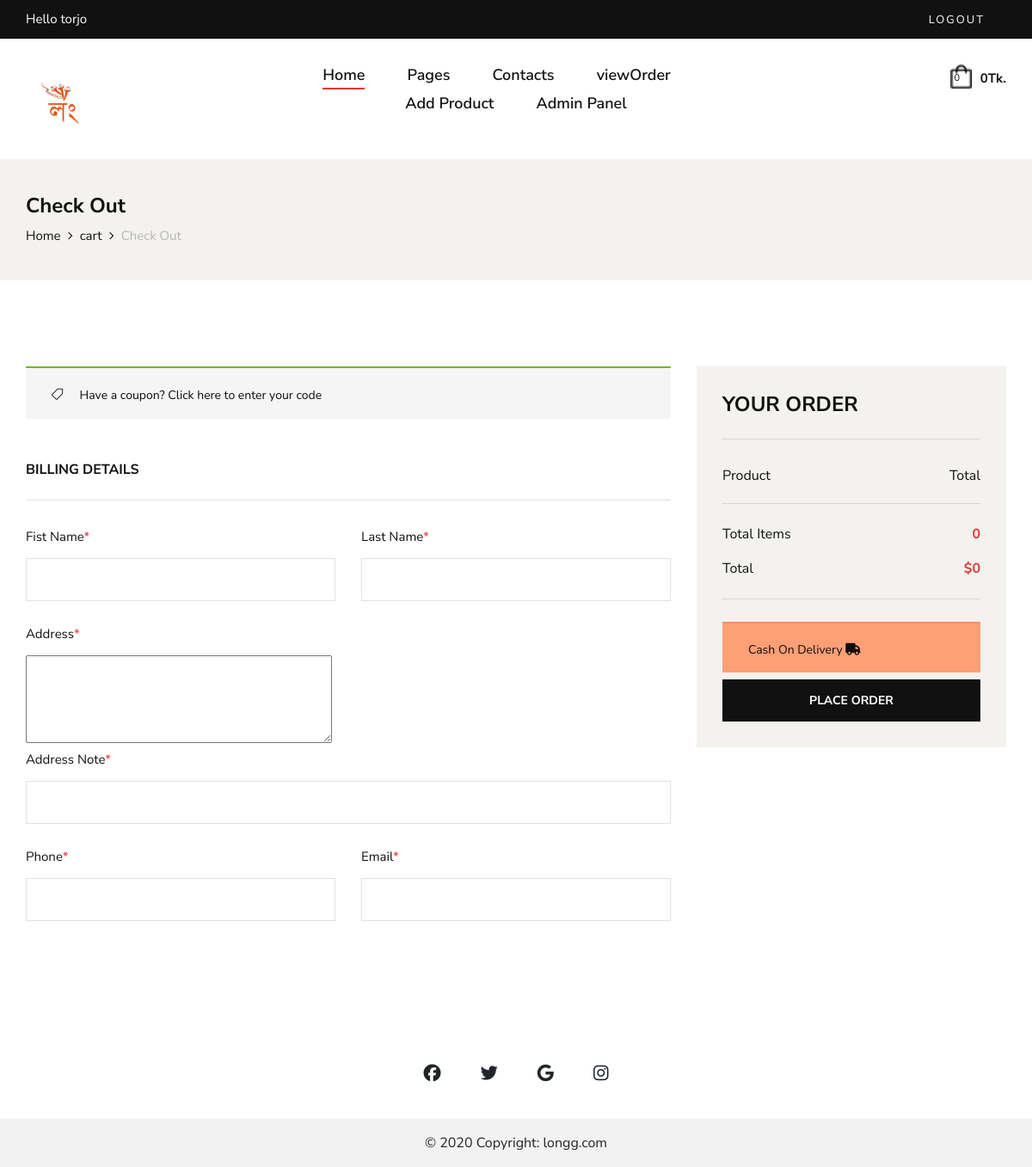
/checkout/ (signed in), run on an earlier commit of the app's database.
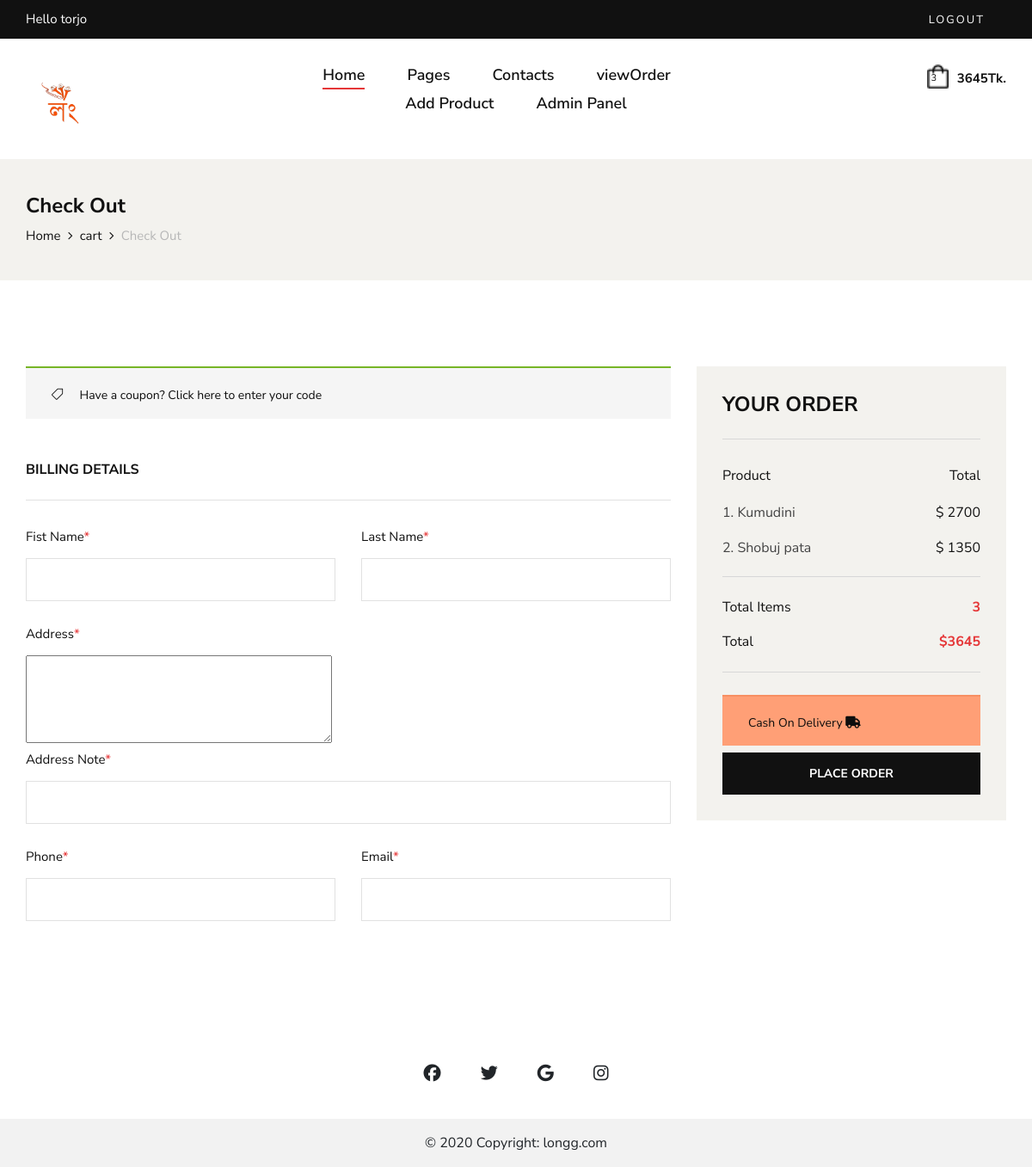
And on a later commit of the database.
### shop/models.py (models this page shows, shortened)
class Order(models.Model):
    STATUS_CHOICES = [
        ('not_confirm','not_confirm'),
        ('Pending', 'Pending'),
        ('Processing', 'Processing'),
        ('Shipped', 'Shipped'),
        ('Delivered', 'Delivered'),
        ('Cancelled', 'Cancelled'),
    ]
    user=models.ForeignKey(UserProfile,on_delete=models.SET_NULL,null=True)
    status = models.CharField(max_length=20, choices=STATUS_CHOICES, default='Pending')
    items = models.ManyToManyField('Product', through='OrderItem')
    created_at=models.DateTimeField(default=now,blank=True)
    complete=models.BooleanField(default=False,blank=True)
    order_id=models.CharField(max_length=20,null=True,blank=True)
    coupon=models.BooleanField(default=False,null=True,blank=True)
    coupon_percentange=models.PositiveIntegerField(default=0,null=True,blank=True)
    cancel_reason=models.TextField(null=True,blank=True)
    @property
    def get_total(self):
        order_items = OrderItem.objects.filter(order=self)
        total = sum(item.item_total for item in order_items)
        if self.coupon:
            total-=total*(self.coupon_percentange/100)
        return int(total)
    @property
    def total_items(self):
        order_items = OrderItem.objects.filter(order=self)
        total = sum(item.quantity for item in order_items)
        return total

class OrderItem(models.Model):
    product=models.ForeignKey(Product,on_delete=models.CASCADE,null=True)
    quantity=models.IntegerField(default=0)
    order = models.ForeignKey(Order, related_name='order_items',null=True, on_delete=models.CASCADE)
    size=models.CharField(max_length=10,blank=True,null=True)
    @property
    def item_total(self):
        total=self.product.price*self.quantity
        return total

class Product(models.Model):
    name=models.CharField(max_length=100)
    product_code=models.CharField(max_length=100,null=True,blank=True)
    description=models.TextField(null=True,blank=True)
    price = models.IntegerField(default=0)
    productCategory = models.ManyToManyField(ProductCategory)
    image=models.ImageField(upload_to='product-image/',blank=True,null=True)
    image2=models.ImageField(upload_to='product-image/',blank=True,null=True)
    image3=models.ImageField(upload_to='product-image/',blank=True,null=True)
    image4=models.ImageField(upload_to='product-image/',blank=True,null=True)
    arrive_at=models.DateTimeField(default=now,blank=True)
    new_arrival=models.BooleanField(default=False,blank=True)
    tags = TaggableManager()
    in_stock=models.BooleanField(default=True,blank=True)

### shop/views.py (the view)
# urls.py: path('checkout/',checkout, name="checkout"),
def checkout(request):
    userProfile=get_user(request)
    print(userProfile)
    order,c=Order.objects.get_or_create(user=userProfile,complete=False)
    items=OrderItem.objects.filter(order=order)
    total=items.count()
    if request.method == 'POST':
        form = ShippingAddressForm(request.POST)
        if form.is_valid():
            shipping_address = form.save(commit=False)
            shipping_address.order=order
            shipping_address.save()
            print("shipping Address: ",shipping_address.id)
            order_id = int(datetime.datetime.now().timestamp())
            order.order_id=order_id
            order.complete=True
            order.status="Pending"
            order.save()
            return redirect('order_success',pk=shipping_address.id)
    else:
        form = ShippingAddressForm()
    context={
        'total':total,
        'items':items,
        'order':order,
        'form':form,
        'userProfile':userProfile
    }
    return render(request,'shop/checkout.html',context)

### shop/form.py
class ShippingAddressForm(forms.ModelForm):
    class Meta:
        model = ShippingAddress
        fields = ['first_name', 'last_name', 'address', 'address_note', 'phon', 'email']
    def __init__(self, *args, **kwargs):
        super(ShippingAddressForm, self).__init__(*args, **kwargs)
        self.fields['address'].widget = forms.Textarea(attrs={'rows': 4})

### shop/models.py (called while the page is built)
    def __str__(self):
        return str(self.user)

### shop/views.py (called while the page is built)
def get_user(request):
    user =None
    if request.user.is_authenticated:
        user=request.user
    else:
        u=create_anonymous_user(request)
        user,c=User.objects.get_or_create(username=u)
    try:
        userprofile, created = UserProfile.objects.get_or_create(user=user)
    except Exception as e:
        print(f"An error occurred: {str(e)}")
    return userprofile

### shop/templates/shop/checkout.html (shortened to what the changed rows need)
{% extends 'shop/main.html' %}
{% block body %}
    <section class="checkout spad">
        <div class="container">
            <form  method="post">
            <div class="checkout__form">
                    <div class="row">
                        <div class="col-lg-4 col-md-6">
                            <div class="checkout__order">
                                <ul class="checkout__total__products">
                                    {% for item in items %}
                                    <li>{{forloop.counter}}. {{item.product.name}}<span>$ {{item.item_total}}</span></li>
                                    {% endfor %}
                                </ul>
                                <ul class="checkout__total__all">
                                    <li>Total Items <span>{{order.total_items}}</span></li>
                                    <li>Total <span>${{order.get_total}}</span></li>
                                </ul>
                            </div>
                        </div>
                    </div>
                </form>
            </div>
    </section>
{% endblock %}

### shop/templates/shop/main.html (shortened to what the changed rows need)
<!DOCTYPE html>
{% load static %}
<html lang="zxx">
<head>
    <link rel="stylesheet" href="https://cdnjs.cloudflare.com/ajax/libs/font-awesome/6.5.1/css/all.min.css" />
    <link rel="stylesheet" href="{% static 'shop/css/bootstrap.min.css' %}" type="text/css">
    <link rel="stylesheet" href="{% static 'shop/css/font-awesome.min.css' %}" type="text/css">
    <link rel="stylesheet" href="{% static 'shop/css/elegant-icons.css' %}" type="text/css">
    <link rel="stylesheet" href="{% static 'shop/css/magnific-popup.css' %}" type="text/css">
    <link rel="stylesheet" href="{% static 'shop/css/nice-select.css' %}" type="text/css">
    <link rel="stylesheet" href="{% static 'shop/css/owl.carousel.min.css' %}" type="text/css">
    <link rel="stylesheet" href="{% static 'shop/css/slicknav.min.css' %}" type="text/css">
    <link rel="stylesheet" href="{% static 'shop/css/style.css' %}" type="text/css">
</head>
<body>
    <header class="header">
        <div class="container">
            <div class="row">
                <div class="col-lg-3 col-md-3">
                    <div class="header__nav__option">
                        <a href="{% url 'cart' %}"><img src="{% static 'shop/img/icon/cart.png' %}" width="25" alt=""> <span>{{order.total_items}}</span></a>
                        <div class="price">{{order.get_total}}Tk.</div>
                    </div>
                </div>
            </div>
        </div>
    </header>
	{% block body %}
    {% endblock %}
</body>
</html>

What changed in the data, as far as the page shows it:
no longer on this page (row edited): Order: total_items "0", get_total "0"
added Order: total_items "3", get_total "3645"
added OrderItem: product.name "Kumudini", item_total "2700"
added OrderItem: product.name "Shobuj pata", item_total "1350"
